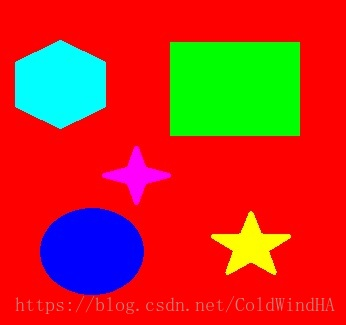
#> input picture OpenCvLearning/object_tracking_test.jpg, 346 x 325 px, given in place of Fig0612(a).tif, which was not available
$ python PicCH11.py
#> lines starting #> are read from the running program, lines starting #| are printed output that depends on the picture; pictures that were not available may be replaced by others from this repository, and a replacement may not be noted
"""
author : Zelin Yao
date : 2022-8-21
"""
#Goal
"""
1.gauss pyramid
2.laplace pyramid
2.1 pic combination
"""

from random import gauss
import cv2
import numpy as np
import matplotlib.pyplot as plt


'''1.gauss pyramid'''
#高斯金字塔
image = cv2.imread("D:\\Git\\2=Python\\1=ImgProcessing\\OpenCvLearning\\ImgSet\\CH06\\Fig0612(a).tif", 1)
#> image is the input picture: shape (325, 346, 3); mean B, G, R 34.4, 47.6, 195.7
up = cv2.pyrUp(image)
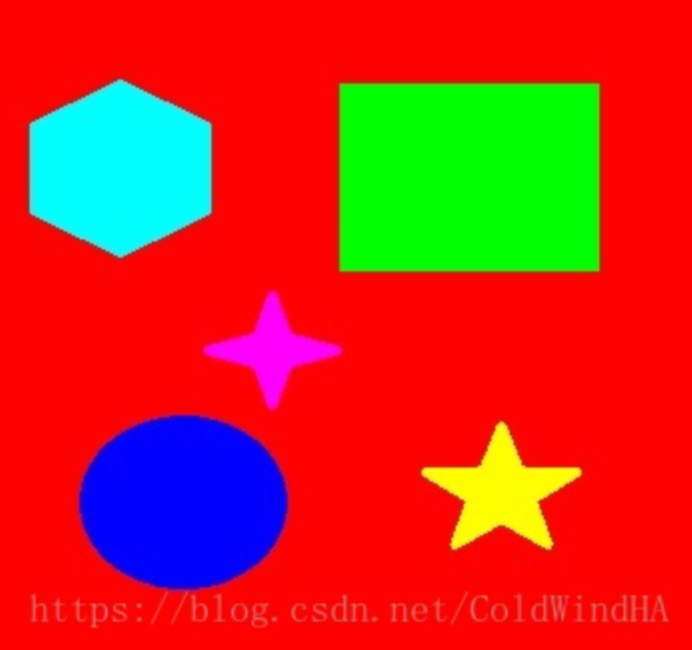
#> up: shape (650, 692, 3); mean B, G, R 34.4, 47.6, 195.7
up_down = cv2.pyrDown(up)
down = cv2.pyrDown(image)
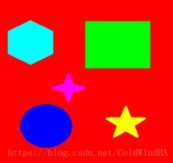
#> down: shape (163, 173, 3); mean B, G, R 34.2, 47.4, 195.9
down_up = cv2.pyrUp(down)
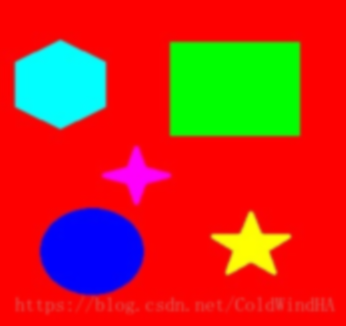
#> down_up: shape (326, 346, 3); mean B, G, R 34.3, 47.5, 195.9

# [7 lines of commented-out code are left out]

'''2.laplace pyramid'''
#拉普拉斯金字塔
image = cv2.imread("D:\\Git\\2=Python\\1=ImgProcessing\\OpenCvLearning\\ImgSet\\CH06\\Fig0612(a).tif", 1)
down1 = cv2.pyrDown(image)
down2 = cv2.pyrDown(down1)
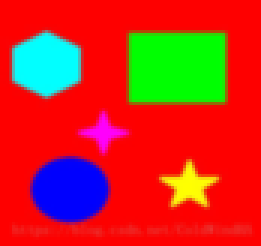
#> down2: shape (82, 87, 3) (shown 3 times larger); mean B, G, R 33.8, 46.9, 196.6
#> (the run stopped early here; a loop or call above may not have finished)
